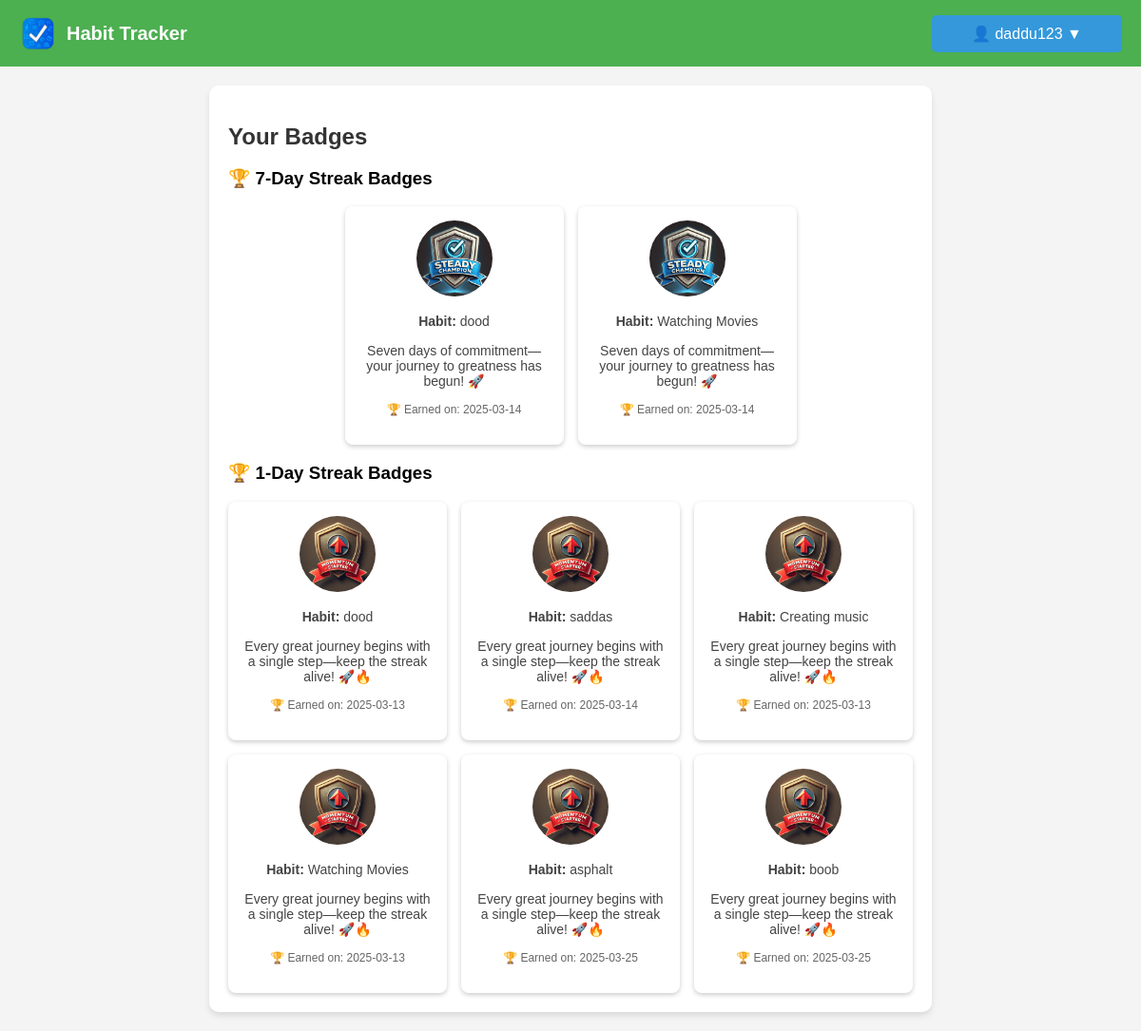
Page /badges (signed in) on the committed database.
### models.py (models this page shows, shortened)
class UserBadge(db.Model):
    id = db.Column(db.Integer, primary_key=True)
    user_id = db.Column(db.Integer, db.ForeignKey('user.id'), nullable=False)
    habit_id = db.Column(db.Integer, db.ForeignKey('activity.id'), nullable=False)
    habit_name = db.Column(db.String(100))  # New column to store habit name
    badge_id = db.Column(db.Integer, db.ForeignKey('badge.id'), nullable=False)
    awarded_at = db.Column(db.DateTime, default=datetime.utcnow)
    user = db.relationship('User', backref=db.backref('earned_badges', lazy=True))
    badge = db.relationship('Badge', backref=db.backref('awarded_to', lazy=True))

class Badge(db.Model):
    id = db.Column(db.Integer, primary_key=True)
    name = db.Column(db.String(100), nullable=False, unique=True)  # Badge name
    description = db.Column(db.Text, nullable=True)  # Description
    streak_required = db.Column(db.Integer, nullable=False)  # Streak condition
    created_at = db.Column(db.DateTime, default=datetime.utcnow)
    image_filename = db.Column(db.String(255), nullable=False)

class Activity(db.Model):
    id = db.Column(db.Integer, primary_key=True)
    name = db.Column(db.String(120), nullable=False)
    user_id = db.Column(db.Integer, db.ForeignKey('user.id'), nullable=False)
    streak = db.Column(db.Integer, default=0)
    last_completed = db.Column(db.DateTime, default=None)
    date_added = db.Column(db.Date, default=datetime.utcnow)
    status = db.Column(db.String(10), default='active')

### routes.py (the view)
@main_bp.route('/badges')
def badges():
    if 'user_id' not in session:
        flash("You need to log in first.", "danger")
        return redirect(url_for('main.login'))
    user_id = session['user_id']
    user_badges = UserBadge.query.filter_by(user_id=user_id).all()
    for badge in user_badges:
        badge.badge.name_escaped = json.dumps(badge.badge.name)
        badge.badge.description_escaped = json.dumps(badge.badge.description)
        badge.habit = Activity.query.get(badge.habit_id)
    streak_groups = {
        360: [],
        180: [],
        30: [],
        7: [],
        1: []
    }
    for badge in user_badges:
        if badge.badge and badge.badge.streak_required:
            if badge.badge.streak_required in streak_groups:
                streak_groups[badge.badge.streak_required].append(badge)
    sorted_streak_groups = {
        k: streak_groups[k] for k in sorted(streak_groups.keys(), reverse=True)
    }
    return render_template(
        'badges.html',
        username=session['username'],
        streak_groups=sorted_streak_groups
    )

### templates/badges.html (shortened to what this page needs)
<!DOCTYPE html>
<html lang="en">
  <head>
    <link
      rel="stylesheet"
      href="{{ url_for('static', filename='styles.css') }}"
    />
  </head>
  <body>
    <nav class="navbar">
      <div class="logo">
        <img
          src="{{ url_for('static', filename='logo.png') }}"
          alt="Habit Tracker Logo"
        />
        <span class="app-name">Habit Tracker</span>
      </div>
      <div class="nav-buttons">
        <div class="dropdown">
          <button class="dropbtn">👤 {{ session['username'] }} ▼</button>
        </div>
      </div>
    </nav>
    <div class="container">
      <h2>Your Badges</h2>
      {% if streak_groups %} {% for streak, badges in streak_groups.items() %}
      {% if badges %}
      <div class="badge-group">
        <h3>🏆 {{ streak }}-Day Streak Badges</h3>
        <div class="badge-grid">
          {% for badge in badges %}
          <div
            class="badge-card"
            onclick="openBadgeModal(
                      '{{ badge.badge.name }}',
                      '{{ badge.badge.description }}',
                      '{{ url_for('static', filename='badges/' + badge.badge.image_filename) }}',
                      '{% if badge.habit %}{{ badge.habit.name }}{% else %}{{ badge.habit_name }}{% endif %}'
                    )"
          >
            <img
              src="{{ url_for('static', filename='badges/' + badge.badge.image_filename) }}"
              alt="{{ badge.badge.name }}"
              title="{{ badge.badge.name }}"
              class="badge-img"
            />
            <p>
              <strong>Habit:</strong>
              {% if badge.habit %} {{ badge.habit.name }} {% else %} {{
              badge.habit_name }} {% endif %}
            </p>
            <p>{{ badge.badge.description }}</p>
            <p class="badge-earned">
              🏆 Earned on: {{ badge.awarded_at.strftime('%Y-%m-%d') }}
            </p>
          </div>
          {% endfor %}
        </div>
      </div>
      {% endif %} {% endfor %} {% else %}
      <p>
        No badges earned yet. Keep tracking your habits to unlock achievements!
      </p>
      {% endif %}
    </div>
  </body>
</html>

### static/styles.css (style rules this page uses)
body { margin: 0; padding: 0; font-family: Arial, sans-serif; background-color: #f4f4f4; }
.navbar { display: flex; justify-content: space-between; align-items: center; background-color: #4CAF50; padding: 15px 20px; color: white; }
.logo { display: flex; align-items: center; }
.logo img { width: 40px; height: 40px; margin-right: 10px; }
.app-name { font-size: 20px; font-weight: bold; }
.dropbtn { background-color: #3498db; color: white; padding: 10px 16px; font-size: 16px; border: none; cursor: pointer; border-radius: 5px; }
.dropdown { position: relative; display: inline-block; }
.container { width: 60%; margin: 20px auto; padding: 20px; background: white; box-shadow: 0px 4px 6px rgba(0, 0, 0, 0.1); border-radius: 10px; }
h2 { color: #333; margin-bottom: 15px; }
button { padding: 8px 12px; width: 200px; border: none; border-radius: 5px; font-size: 14px; cursor: pointer; transition: 0.3s ease-in-out; }
p { font-size: 14px; color: #444; margin-bottom: 15px; }
.badge-earned { font-size: 12px; color: #666; }
.badge-grid { display: flex; flex-wrap: wrap; gap: 15px; justify-content: center; }
.badge-card { background: #fff; padding: 15px; border-radius: 8px; box-shadow: 0 2px 5px rgba(0, 0, 0, 0.2); text-align: center; width: 200px; cursor: pointer; transition: transform 0.2s; }
.badge-img { width: 80px; height: 80px; border-radius: 50%; }

### rows in the picture
UserBadge: image_filename (picture), habit_name "dood", badge.description "Seven days of commitment—your journey to greatness has begun! 🚀", awarded_at "2025-03-14"
UserBadge: image_filename (picture), habit_name "Watching Movies", badge.description "Seven days of commitment—your journey to greatness has begun! 🚀", awarded_at "2025-03-14"
UserBadge: image_filename (picture), habit_name "dood", badge.description "Every great journey begins with a single step—keep the streak alive! 🚀🔥", awarded_at "2025-03-13"
UserBadge: image_filename (picture), habit_name "saddas", badge.description "Every great journey begins with a single step—keep the streak alive! 🚀🔥", awarded_at "2025-03-14"
UserBadge: image_filename (picture), habit_name "Creating music", badge.description "Every great journey begins with a single step—keep the streak alive! 🚀🔥", awarded_at "2025-03-13"
UserBadge: image_filename (picture), habit_name "Watching Movies", badge.description "Every great journey begins with a single step—keep the streak alive! 🚀🔥", awarded_at "2025-03-13"
UserBadge: image_filename (picture), habit_name "asphalt", badge.description "Every great journey begins with a single step—keep the streak alive! 🚀🔥", awarded_at "2025-03-25"
UserBadge: image_filename (picture), habit.name "boob", badge.description "Every great journey begins with a single step—keep the streak alive! 🚀🔥", awarded_at "2025-03-25"

### other values in the picture
{{ session['username'] }} "daddu123"
{{ streak }} "7" "1"
